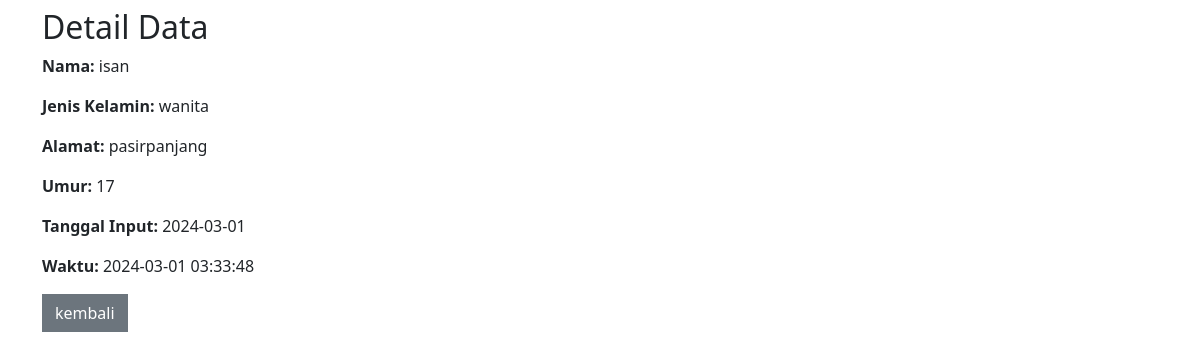
The page /app/read.php?id=101 (signed in) on the database its author committed.
### tables this page shows
CREATE TABLE `datawarga` (
  `no` int(11) NOT NULL,
  `nama` varchar(30) NOT NULL,
  `jeniskelamin` enum('pria','wanita') NOT NULL,
  `tempat_tanggallahir` varchar(100) NOT NULL,
  `agama` varchar(25) NOT NULL,
  `no_kk` int(11) NOT NULL,
  `alamat` varchar(50) NOT NULL,
  `umur` varchar(25) NOT NULL,
  `waktu` timestamp NOT NULL DEFAULT current_timestamp() ON UPDATE current_timestamp(),
  `tanggal` date DEFAULT NULL
);

### app/read.php (the view)
<?php
include "boot.php";
include "koneksi.php";
if(isset($_GET['id'])) {
    $id = $konek->real_escape_string($_GET['id']);
    $query = "SELECT * FROM datawarga WHERE no='$id'";
    $result = $konek->query($query);
    if($result->num_rows > 0) {
        $data = $result->fetch_assoc();
        ?>
        <div class="container mt-2">
            <h2>Detail Data</h2>
            <p><strong>Nama:</strong> <?php echo $data['nama']; ?></p>
            <p><strong>Jenis Kelamin:</strong> <?php echo $data['jeniskelamin']; ?></p>
            <p><strong>Alamat:</strong> <?php echo $data['alamat']; ?></p>
            <p><strong>Umur:</strong> <?php echo $data['umur']; ?></p>
            <p><strong>Tanggal Input:</strong> <?php echo $data['tanggal']; ?></p>
            <p><strong>Waktu:</strong> <?php echo $data['waktu']; ?></p>
            <a href="tampil.php"><button type="button" class="btn btn-secondary rounded-0">kembali</button></a>
        </div>
        <?php
    } else {
        echo "Data tidak ditemukan.";
    }
} else {
    echo "ID tidak diberikan.";
}
?>

### rows shown on the page
datawarga: nama "isan", jeniskelamin "wanita", alamat "pasirpanjang", umur "17", tanggal "2024-03-01", waktu "2024-03-01 03:33:48"
